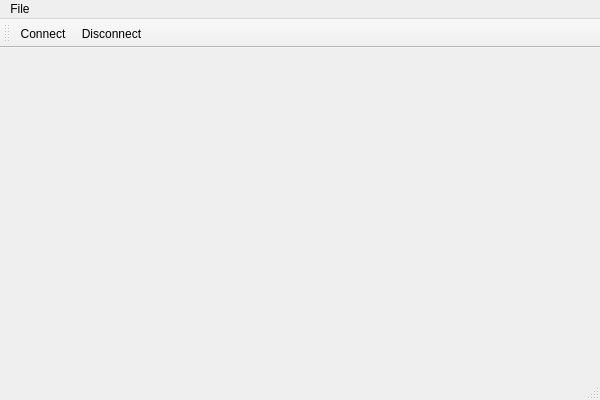
<?xml version="1.0" encoding="UTF-8"?>
<ui version="4.0">
 <class>MainWindowClass</class>
 <widget class="QMainWindow" name="MainWindowClass">
  <property name="geometry">
   <rect>
    <x>0</x>
    <y>0</y>
    <width>600</width>
    <height>400</height>
   </rect>
  </property>
  <property name="windowTitle">
   <string>MainWindow</string>
  </property>
  <widget class="QWidget" name="centralWidget"/>
  <widget class="QMenuBar" name="menuBar">
   <property name="geometry">
    <rect>
     <x>0</x>
     <y>0</y>
     <width>600</width>
     <height>23</height>
    </rect>
   </property>
   <widget class="QMenu" name="menuFile">
    <property name="title">
     <string>File</string>
    </property>
    <addaction name="actionConnect"/>
    <addaction name="actionDisconnect"/>
   </widget>
   <addaction name="menuFile"/>
  </widget>
  <widget class="QToolBar" name="mainToolBar">
   <attribute name="toolBarArea">
    <enum>TopToolBarArea</enum>
   </attribute>
   <attribute name="toolBarBreak">
    <bool>false</bool>
   </attribute>
   <addaction name="actionConnect"/>
   <addaction name="actionDisconnect"/>
  </widget>
  <widget class="QStatusBar" name="statusBar"/>
  <action name="actionConnect">
   <property name="icon">
    <iconset>
     <normaloff>Resources/link.png</normaloff>Resources/link.png</iconset>
   </property>
   <property name="text">
    <string>Connect</string>
   </property>
  </action>
  <action name="actionDisconnect">
   <property name="icon">
    <iconset>
     <normaloff>Resources/link-broken.png</normaloff>Resources/link-broken.png</iconset>
   </property>
   <property name="text">
    <string>Disconnect</string>
   </property>
  </action>
 </widget>
 <layoutdefault spacing="6" margin="11"/>
 <resources>
  <include location="mainwindow.qrc"/>
 </resources>
 <connections/>
</ui>
